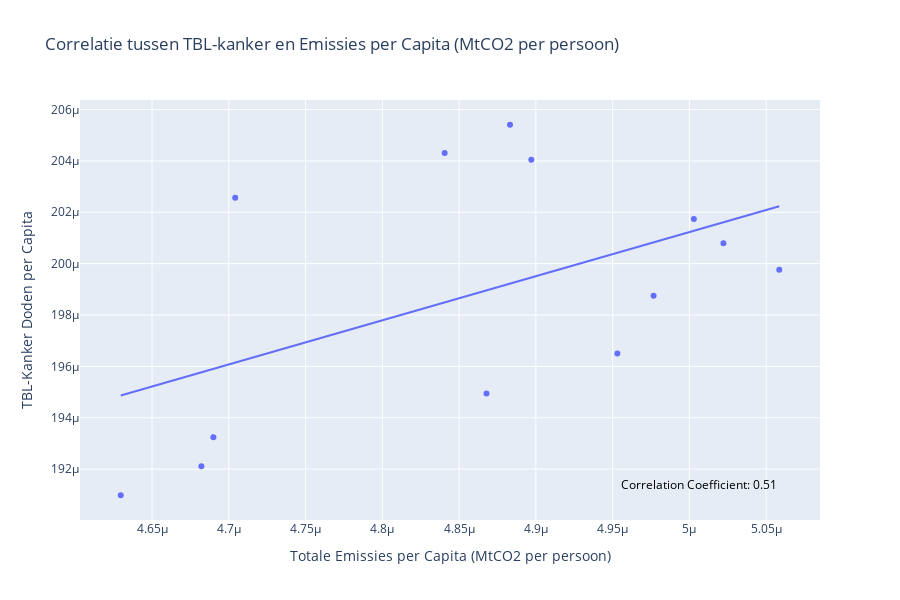

Notebook cell for this chart:
### Markdown cell above
## Correlatie plot

Hieronder staat een plot dat de correlatie laat zien tussen TBL-kanker en emissies per capita.


Er blijkt dan ook een redelijke correlatie te zijn tussen het aantal TBL-kankerdoden per capita en de landelijke emissies per capita. Dit duidt er dus op dat er een grote kans is dat de fijnstof die vrijkomt bij emissies, een invloed heeft op het aantal TBL-kankerdoden.

### Code cell
# importeer grouped df
df_grouped = pd.read_csv("csv/df/grouped_df.csv")

# Create the scatter plot with trendline using plotly
correlation_coefficient = df_grouped['EmissionsPerCapita'].corr(df_grouped['LungCancerPerCapita'])
fig = px.scatter(df_grouped, x="EmissionsPerCapita", y="LungCancerPerCapita", trendline="ols",
                 title='Correlatie tussen TBL-kanker en Emissies per Capita (MtCO2 per persoon)',
                 hover_data=["Year"],
                 labels={
                     "EmissionsPerCapita": "Totale Emissies per Capita (MtCO2 per persoon)",
                     "LungCancerPerCapita": "TBL-Kanker Doden per Capita",
                     "Year":"Jaar"
                 })

# Add correlation coefficient as annotation
fig.add_annotation(
    x=max(df_grouped['EmissionsPerCapita']),  # Position the annotation at the far right of the x-axis
    y=min(df_grouped['LungCancerPerCapita']),  # Position the annotation at the bottom of the y-axis
    text=f'Correlation Coefficient: {correlation_coefficient:.2f}',
    showarrow=False,
    font=dict(size=12, color="black"),
    xanchor='right',
    yanchor='bottom'
)

fig.update_layout(
    height = 600
)

### Figure 1 — Plotly figure (JSON) as saved in the notebook; plotly's stock layout.template omitted (floating-point values rounded to 4 significant figures)
{"data": [{"customdata": [[2000], [2001], [2002], [2003], [2004], [2005], [2006], [2007], [2008], [2009], [2010], [2011], [2012]], "hovertemplate": "Totale Emissies per Capita (MtCO2 per persoon)=%{x}<br>TBL-Kanker Doden per Capita=%{y}<br>Jaar=%{customdata[0]}<extra></extra>", "legendgroup": "", "marker": {"color": "#636efa", "symbol": "circle"}, "mode": "markers", "name": "", "orientation": "v", "showlegend": false, "type": "scatter", "x": [4.63e-06, 4.682e-06, 4.69e-06, 4.868e-06, 4.953e-06, 4.977e-06, 5.058e-06, 5.022e-06, 5.003e-06, 4.704e-06, 4.897e-06, 4.841e-06, 4.883e-06], "xaxis": "x", "y": [0.000191, 0.0001921, 0.0001932, 0.0001949, 0.0001965, 0.0001987, 0.0001998, 0.0002008, 0.0002017, 0.0002026, 0.000204, 0.0002043, 0.0002054], "yaxis": "y"}, {"hovertemplate": "<b>OLS trendline</b><br>LungCancerPerCapita = 17.1783 * EmissionsPerCapita + 0.000115335<br>R<sup>2</sup>=0.256513<br><br>Totale Emissies per Capita (MtCO2 per persoon)=%{x}<br>TBL-Kanker Doden per Capita=%{y} <b>(trend)</b><extra></extra>", "legendgroup": "", "marker": {"color": "#636efa", "symbol": "circle"}, "mode": "lines", "name": "", "showlegend": false, "type": "scatter", "x": [4.63e-06, 4.682e-06, 4.69e-06, 4.704e-06, 4.841e-06, 4.868e-06, 4.883e-06, 4.897e-06, 4.953e-06, 4.977e-06, 5.003e-06, 5.022e-06, 5.058e-06], "xaxis": "x", "y": [0.0001949, 0.0001958, 0.0001959, 0.0001961, 0.0001985, 0.000199, 0.0001992, 0.0001995, 0.0002004, 0.0002008, 0.0002013, 0.0002016, 0.0002022], "yaxis": "y"}], "layout": {"annotations": [{"font": {"color": "black", "size": 12}, "showarrow": false, "text": "Correlation Coefficient: 0.51", "x": 5.058e-06, "xanchor": "right", "y": 0.000191, "yanchor": "bottom"}], "height": 600, "legend": {"tracegroupgap": 0}, "title": {"text": "Correlatie tussen TBL-kanker en Emissies per Capita (MtCO2 per persoon)"}, "xaxis": {"anchor": "y", "domain": [0, 1], "title": {"text": "Totale Emissies per Capita (MtCO2 per persoon)"}}, "yaxis": {"anchor": "x", "domain": [0, 1], "title": {"text": "TBL-Kanker Doden per Capita"}}}}
